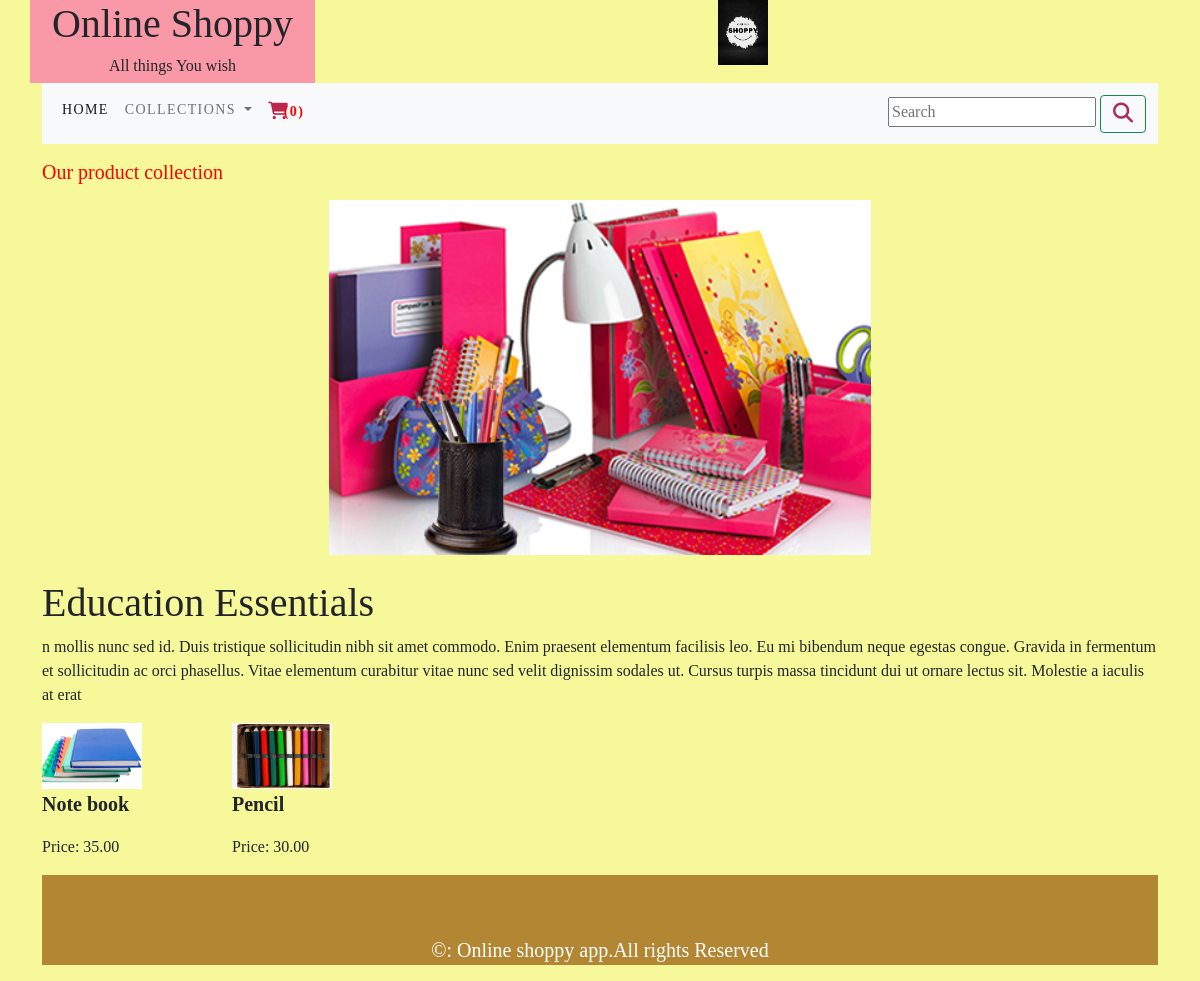
The page /shop/education-essentials/ on the database its author committed.
### shop/models.py (models this page shows, shortened)
class Category(models.Model):
    name = models.CharField(max_length=250,unique=True)
    slug = models.SlugField(max_length=250,unique=True)
    desc = models.TextField(blank=True)
    image = models.ImageField(upload_to='category',blank=True)
    class Meta:
        ordering = ('name',)
        verbose_name = 'category'
        verbose_name_plural = 'categories'
    def get_url(self):
        return reverse('shopapp:Prod_by_cat',args=[self.slug])

class Product(models.Model):
    name = models.CharField(max_length=250,unique=True)
    price = models.DecimalField(max_digits=10,decimal_places=2)
    slug = models.SlugField(max_length=250, unique=True)
    desc = models.TextField(blank=True)
    category = models.ForeignKey(Category,on_delete=models.CASCADE)
    image = models.ImageField(upload_to='product', blank=True)
    stocks = models.IntegerField()
    available = models.BooleanField(default=True)
    created = models.DateTimeField(auto_now_add=True)
    updated = models.DateTimeField(auto_now_add=True)
    class Meta:
        ordering = ('name',)
        verbose_name = 'product'
        verbose_name_plural = 'products'
    def get_url(self):
        return reverse('shopapp:Prod_detail',args=[self.category.slug,self.slug])

### shop/views.py (the view)
# urls.py: path('',views.allprodcat,name='allprodcat'),
def allprodcat(request,c_slug=None):
    c_page = None
    cat = Category.objects.all()
    products_list = None
    if c_slug != None:
        c_page = get_object_or_404(Category, slug = c_slug)
        print(type(c_page))
        products_list = Product.objects.all().filter(category=c_page,available=True)
    else:
        products_list = Product.objects.all().filter(available=True)
    paginator = Paginator(products_list,6)
    try:
        page = int(request.GET.get('page','1'))
    except:
        page = 1
    try:
        products = paginator.page(page)
    except (EmptyPage,InvalidPage):
        products = paginator.page(paginator.num_pages)
    return render(request,'category.html',{'category':c_page, 'products':products,'cat': cat})

### cartapp/context_processors.py (called while the page is built)
def counter(request):
    item_count = 0
    if 'admin' in request.path:
        return {}
    else:
        try:
            cart = Cart.objects.all().filter(cart_id=createId(request))
            cart_items = CartItem.objects.all().filter(cart=cart[:1])
            for cart_item in cart_items:
                item_count += cart_item.quantity
        except Cart.DoesNotExist:
            item_count = 0
    return dict(item_count=item_count)

### cartapp/views.py (called while the page is built)
def createId(request):
    cart = request.session.session_key
    if not cart:
        cart = request.session.create()
    return cart

### shop/context_processors.py (called while the page is built)
def menu_links(request):
    links = Category.objects.all()
    return dict(links=links)

### templates/category.html (shortened to what this page needs)
{% extends 'base.html' %}
{% load static%}
{% block content %}
{% if category %}
<div>
    <div>
        <p><a href="{% url 'shopapp:allprodcat' %}"> <h5>Our product collection</h5></a> </p>
    </div>
</div>
{% endif %}
<div>
{% if category %}
    <center><img src="{{category.image.url}}" alt="{{category.name}}"></center>
</div>
<br>
<div>
    <h1>{{category.name}}</h1>
    <p>{{category.desc}}</p>
    <div class="row">
    {% for product in products.object_list %}
    <div class="col-md-2">
        <div>
            <a href="{{product.get_url}}"><img src="{{product.image.url}}" height="66" width="100" alt="{{product.name}}"></a>
            <p style="font-size:20px"><b>{{product.name}}</b></p>
            <p>Price: {{product.price}}</p>
        </div>
    </div>
                {% endfor %}
        </div>
{% endif %}
{% endblock %}

### static/css/custom.css (style rules this page uses)
.body { font-family: 'Roboto Slab', serif; }
a { text-decoration: none; color: red; }

### rows shown on the page
Category: image (picture), name "Education Essentials", desc "n mollis nunc sed id. Duis tristique sollicitudin nibh sit amet commodo. Enim praesent elementum facilisis leo. Eu mi bibendum neque egestas congue. Gravida in fermentum et sollicitudin ac orci phasellus. Vitae elementum curabitur vitae nunc sed velit dignissim sodales ut. Cursus turpis massa tincidunt dui ut ornare lectus sit. Molestie a iaculis at erat"
Product: image (picture), name "Note book", price "35.00"
Product: image (picture), name "Pencil", price "30.00"

### other values the page prints
{{ item_count }} "0"
